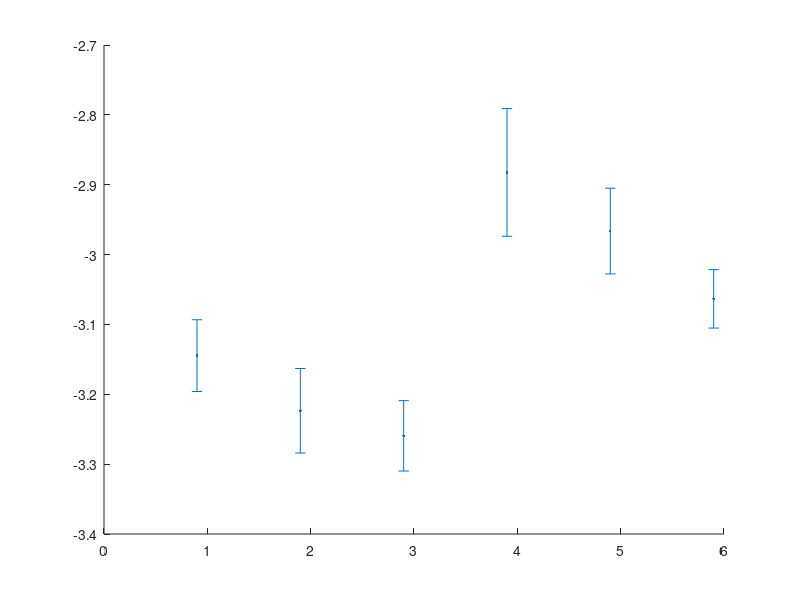

Write MATLAB code to recreate this figure. (Note: this script raises an error after producing the figure.)
% This script plots SI Figure 2 threshold squared vs various conditions

clear;

ThresholdSubject4 = [0.0256    0.0281    0.0251    0.0422    0.034;
                     0.0249    0.0228    0.0246    0.038     0.0364;
                     0.0301    0.0228    0.0209    0.0296    0.0287];

ThresholdSubject5 = [0.0211    0.0393    0.0275    0.0359    0.0346
                     0.0212    0.0228    0.0283    0.0456    0.0382
                     0.0229    0.0294    0.0342    0.0331    0.0439];

ThresholdSubject8 = [0.0147    0.0209    0.0158    0.0362    0.0309
                     0.0161    0.0123    0.0150    0.0303    0.0267
                     0.0192    0.0175    0.0218    0.0309    0.0242];

ThresholdSubject11 = [0.0221    0.0309    0.0283    0.0603    0.0606
                     0.0273    0.0235    0.0289    0.0527    0.0361
                     0.0263    0.0261    0.0284    0.0444    0.0349];
                 
ThresholdExperiment3_observer2  = [0.0334    0.0454    0.0499];
ThresholdExperiment3_observer4  = [0.0270    0.0319    0.0295];
ThresholdExperiment3_observer8  = [0.0277    0.0399    0.0278];
ThresholdExperiment3_observer17  = [0.0395   0.0462    0.0505];


AllThresholdsExperiment2 = [ThresholdSubject4; ThresholdSubject5; 
                            ThresholdSubject8; ThresholdSubject11];
                        
AllThresholdsExperiment3 = [ThresholdExperiment3_observer2 ThresholdExperiment3_observer4 ...
                            ThresholdExperiment3_observer8 ThresholdExperiment3_observer17]';
                        
%% Plot subject thresholds
figure; 
hold on;
g1 = errorbar([1:6]-0.1 , mean(log10([ThresholdSubject4 ThresholdExperiment3_observer4'].^2)), std(log10([ThresholdSubject4 ThresholdExperiment3_observer4'].^2))/sqrt(3), '.','Markersize',30, 'linewidth',2);
g2 = errorbar([1:5]-0.05 , mean(log10(ThresholdSubject5.^2)), std(log10(ThresholdSubject5.^2))/sqrt(3), '.','Markersize',30, 'linewidth',2);
g3 = errorbar([1:6]+0.05 , mean(log10([ThresholdSubject8 ThresholdExperiment3_observer8'].^2)), std(log10([ThresholdSubject8 ThresholdExperiment3_observer8'].^2))/sqrt(3), '.','Markersize',30, 'linewidth',2);
g4 = errorbar([1:5]+0.1 , mean(log10(ThresholdSubject11.^2)), std(log10(ThresholdSubject11.^2))/sqrt(3), '.','Markersize',30, 'linewidth',2);

g5 = errorbar([6]-0.05 , mean(log10(ThresholdExperiment3_observer2.^2)), std(log10(ThresholdExperiment3_observer2.^2))/sqrt(3), '.','Markersize',30, 'linewidth',2);
g8 = errorbar([6]+0.05 , mean(log10(ThresholdExperiment3_observer17.^2)), std(log10(ThresholdExperiment3_observer17.^2))/sqrt(3), '.','Markersize',30, 'linewidth',2);

legend({'Observer 4','Observer 5','Observer 8','Observer 11','Observer 2','Observer 17'},'location','northwest');
xlim([0.5 6.5]);
ylim([-3.4 -2.49]);
xticks([1:6]);
xticklabels({'1','2','2a', '3', '3a', '\sigma^2 = 1'});
box on;
set(gca, 'FontSize', 20, 'yscale', 'log');
xlabel('Condition number');
ylabel('$\log_{10} T^2$', 'Interpreter','latex');

%% Plot subject thresholds
% figure; 
% hold on;
% h = boxplot([AllThresholdsExperiment2 AllThresholdsExperiment3].^2, 'OutlierSize',8);
% set(h,'LineWidth',3);
% set(gca,'LineWidth',1);
% xticks([1:6]);
% xticklabels({'1','2','2a', '3', '3a', '\sigma = 1'});
% box on;
% set(gca, 'FontSize', 20, 'yscale', 'log');
% xlabel('Condition number');
% ylabel('T^2');


%% Plot subject thresholds
% figure; 
% set(groot,'defaultAxesTickLabelInterpreter','latex');
% hold on;
% h = boxplot(log10([mean(ThresholdSubject4) mean(ThresholdExperiment3_observer2);
%              mean(ThresholdSubject5) mean(ThresholdExperiment3_observer4);
%              mean(ThresholdSubject8) mean(ThresholdExperiment3_observer8);
%              mean(ThresholdSubject11) mean(ThresholdExperiment3_observer17);].^2), 'OutlierSize',8);
% set(h,'LineWidth',3);
% set(gca,'LineWidth',1);
% xticks([1:6]);
% xticklabels({'1','2','2a', '3', '3a', '$\sigma = 1$'});
% set(gca,'TickLabelInterpreter' ,'latex')
% box on;
% set(gca, 'FontSize', 20, 'yscale', 'log');
% xlabel('Condition number');
% ylabel('log_{10}(T^2)');